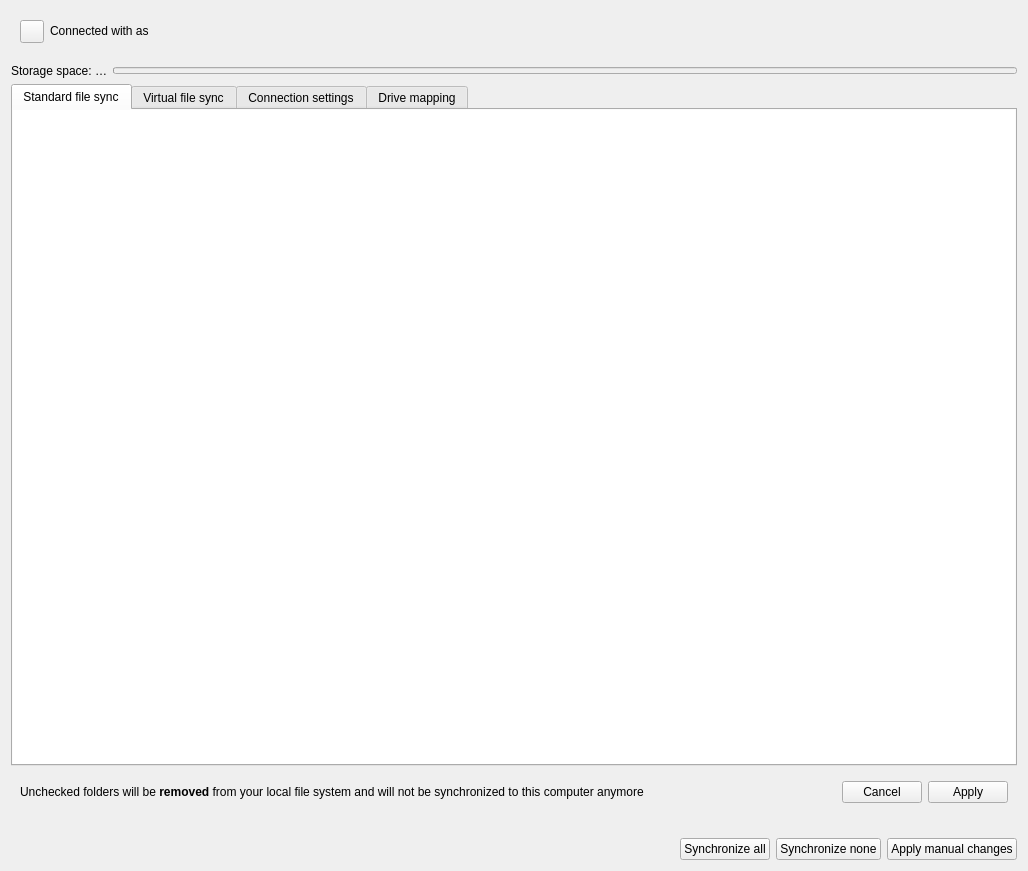
<?xml version="1.0" encoding="UTF-8"?>
<ui version="4.0">
 <class>OCC::AccountSettings</class>
 <widget class="QWidget" name="OCC::AccountSettings">
  <property name="geometry">
   <rect>
    <x>0</x>
    <y>0</y>
    <width>1028</width>
    <height>871</height>
   </rect>
  </property>
  <property name="windowTitle">
   <string notr="true">Form</string>
  </property>
  <layout class="QGridLayout" name="gridLayout">
   <item row="2" column="0">
    <layout class="QHBoxLayout" name="storageGroupBox">
     <item>
      <widget class="QLabel" name="quotaInfoLabel">
       <property name="sizePolicy">
        <sizepolicy hsizetype="Minimum" vsizetype="Fixed">
         <horstretch>0</horstretch>
         <verstretch>0</verstretch>
        </sizepolicy>
       </property>
       <property name="toolTip">
        <string/>
       </property>
       <property name="text">
        <string>Storage space: …</string>
       </property>
       <property name="textFormat">
        <enum>Qt::TextFormat::PlainText</enum>
       </property>
       <property name="wordWrap">
        <bool>false</bool>
       </property>
      </widget>
     </item>
     <item>
      <widget class="QProgressBar" name="quotaProgressBar">
       <property name="enabled">
        <bool>false</bool>
       </property>
       <property name="sizePolicy">
        <sizepolicy hsizetype="MinimumExpanding" vsizetype="Fixed">
         <horstretch>0</horstretch>
         <verstretch>0</verstretch>
        </sizepolicy>
       </property>
       <property name="maximumSize">
        <size>
         <width>16777215</width>
         <height>7</height>
        </size>
       </property>
       <property name="maximum">
        <number>100</number>
       </property>
       <property name="value">
        <number>-1</number>
       </property>
       <property name="textVisible">
        <bool>false</bool>
       </property>
      </widget>
     </item>
    </layout>
   </item>
   <item row="4" column="0">
    <widget class="QWidget" name="selectiveSyncStatus" native="true">
     <layout class="QHBoxLayout" name="horizontalLayout_3">
      <item>
       <layout class="QVBoxLayout" name="verticalLayout_3">
        <item>
         <widget class="QLabel" name="selectiveSyncLabel">
          <property name="sizePolicy">
           <sizepolicy hsizetype="MinimumExpanding" vsizetype="Maximum">
            <horstretch>0</horstretch>
            <verstretch>0</verstretch>
           </sizepolicy>
          </property>
          <property name="text">
           <string>Unchecked folders will be &lt;b&gt;removed&lt;/b&gt; from your local file system and will not be synchronized to this computer anymore</string>
          </property>
          <property name="textFormat">
           <enum>Qt::TextFormat::RichText</enum>
          </property>
          <property name="wordWrap">
           <bool>true</bool>
          </property>
          <property name="openExternalLinks">
           <bool>true</bool>
          </property>
         </widget>
        </item>
       </layout>
      </item>
      <item>
       <widget class="QWidget" name="selectiveSyncButtons" native="true">
        <layout class="QHBoxLayout" name="horizontalLayout">
         <property name="leftMargin">
          <number>0</number>
         </property>
         <property name="topMargin">
          <number>0</number>
         </property>
         <property name="rightMargin">
          <number>0</number>
         </property>
         <property name="bottomMargin">
          <number>0</number>
         </property>
         <item>
          <widget class="QPushButton" name="selectiveSyncCancel">
           <property name="sizePolicy">
            <sizepolicy hsizetype="Minimum" vsizetype="Maximum">
             <horstretch>0</horstretch>
             <verstretch>0</verstretch>
            </sizepolicy>
           </property>
           <property name="text">
            <string>Cancel</string>
           </property>
          </widget>
         </item>
         <item>
          <widget class="QPushButton" name="selectiveSyncApply">
           <property name="sizePolicy">
            <sizepolicy hsizetype="Minimum" vsizetype="Maximum">
             <horstretch>0</horstretch>
             <verstretch>0</verstretch>
            </sizepolicy>
           </property>
           <property name="text">
            <string>Apply</string>
           </property>
          </widget>
         </item>
        </layout>
       </widget>
      </item>
     </layout>
    </widget>
   </item>
   <item row="0" column="0">
    <widget class="QWidget" name="accountStatus" native="true">
     <layout class="QGridLayout" name="gridLayout_2">
      <item row="0" column="0">
       <widget class="SslButton" name="sslButton">
        <property name="sizePolicy">
         <sizepolicy hsizetype="Maximum" vsizetype="Fixed">
          <horstretch>0</horstretch>
          <verstretch>0</verstretch>
         </sizepolicy>
        </property>
        <property name="text">
         <string/>
        </property>
       </widget>
      </item>
      <item row="0" column="1">
       <widget class="QLabel" name="connectLabel">
        <property name="sizePolicy">
         <sizepolicy hsizetype="MinimumExpanding" vsizetype="Preferred">
          <horstretch>0</horstretch>
          <verstretch>0</verstretch>
         </sizepolicy>
        </property>
        <property name="text">
         <string>Connected with &lt;server&gt; as &lt;user&gt;</string>
        </property>
        <property name="textFormat">
         <enum>Qt::TextFormat::RichText</enum>
        </property>
        <property name="wordWrap">
         <bool>true</bool>
        </property>
        <property name="openExternalLinks">
         <bool>true</bool>
        </property>
       </widget>
      </item>
     </layout>
    </widget>
   </item>
   <item row="1" column="0">
    <widget class="KMessageWidget" name="encryptionMessage" native="true"/>
   </item>
   <item row="5" column="0">
    <widget class="QWidget" name="bigFolderUi" native="true">
     <layout class="QVBoxLayout" name="verticalLayout">
      <property name="leftMargin">
       <number>0</number>
      </property>
      <property name="topMargin">
       <number>0</number>
      </property>
      <property name="rightMargin">
       <number>0</number>
      </property>
      <property name="bottomMargin">
       <number>0</number>
      </property>
      <item>
       <widget class="QLabel" name="selectiveSyncNotification">
        <property name="styleSheet">
         <string notr="true">color: red</string>
        </property>
        <property name="text">
         <string/>
        </property>
        <property name="wordWrap">
         <bool>true</bool>
        </property>
       </widget>
      </item>
      <item>
       <layout class="QHBoxLayout" name="horizontalLayout_2">
        <item>
         <spacer name="horizontalSpacer">
          <property name="orientation">
           <enum>Qt::Orientation::Horizontal</enum>
          </property>
          <property name="sizeHint" stdset="0">
           <size>
            <width>40</width>
            <height>20</height>
           </size>
          </property>
         </spacer>
        </item>
        <item>
         <widget class="QPushButton" name="bigFolderSyncAll">
          <property name="text">
           <string>Synchronize all</string>
          </property>
         </widget>
        </item>
        <item>
         <widget class="QPushButton" name="bigFolderSyncNone">
          <property name="text">
           <string>Synchronize none</string>
          </property>
         </widget>
        </item>
        <item>
         <widget class="QPushButton" name="bigFolderApply">
          <property name="text">
           <string>Apply manual changes</string>
          </property>
         </widget>
        </item>
       </layout>
      </item>
     </layout>
    </widget>
   </item>
   <item row="3" column="0">
    <widget class="QTabWidget" name="tabWidget">
     <property name="tabShape">
      <enum>QTabWidget::TabShape::Rounded</enum>
     </property>
     <property name="currentIndex">
      <number>0</number>
     </property>
     <widget class="QWidget" name="standardSyncTab">
      <attribute name="title">
       <string>Standard file sync</string>
      </attribute>
      <layout class="QVBoxLayout" name="verticalLayout_4" stretch="0">
       <property name="leftMargin">
        <number>0</number>
       </property>
       <property name="topMargin">
        <number>0</number>
       </property>
       <property name="rightMargin">
        <number>0</number>
       </property>
       <property name="bottomMargin">
        <number>0</number>
       </property>
       <item>
        <widget class="OCC::FolderStatusView" name="_folderList">
         <property name="sizePolicy">
          <sizepolicy hsizetype="Expanding" vsizetype="Expanding">
           <horstretch>0</horstretch>
           <verstretch>0</verstretch>
          </sizepolicy>
         </property>
         <property name="contextMenuPolicy">
          <enum>Qt::ContextMenuPolicy::CustomContextMenu</enum>
         </property>
         <property name="autoFillBackground">
          <bool>false</bool>
         </property>
         <property name="frameShape">
          <enum>QFrame::Shape::NoFrame</enum>
         </property>
         <property name="editTriggers">
          <set>QAbstractItemView::EditTrigger::NoEditTriggers</set>
         </property>
         <property name="animated">
          <bool>true</bool>
         </property>
        </widget>
       </item>
      </layout>
     </widget>
     <widget class="QWidget" name="fileProviderTab">
      <attribute name="title">
       <string>Virtual file sync</string>
      </attribute>
     </widget>
     <widget class="QWidget" name="connectionSettingsTab">
      <attribute name="title">
       <string>Connection settings</string>
      </attribute>
     </widget>
     <widget class="QWidget" name="driveMappingTab">
      <attribute name="title">
       <string>Drive mapping</string>
      </attribute>
     </widget>
    </widget>
   </item>
  </layout>
 </widget>
 <customwidgets>
  <customwidget>
   <class>SslButton</class>
   <extends>QToolButton</extends>
   <header>sslbutton.h</header>
  </customwidget>
  <customwidget>
   <class>OCC::FolderStatusView</class>
   <extends>QTreeView</extends>
   <header>folderstatusview.h</header>
  </customwidget>
  <customwidget>
   <class>KMessageWidget</class>
   <extends>QWidget</extends>
   <header>kmessagewidget.h</header>
   <container>1</container>
  </customwidget>
 </customwidgets>
 <resources/>
 <connections/>
</ui>
